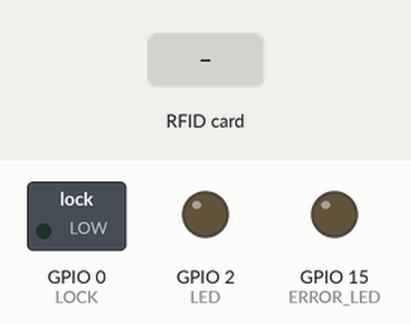
Recording of a sketch running on a simulated ESP8266 (NodeMCU). Shown: switched loads named in the sketch (green lamp = pin HIGH), output pins drawn as LEDs (lit = HIGH). Inputs (shaded band) come from the test bench. WiFi joins after 1.5 s; servers stay silent unless stated; what the sketch prints to the serial monitor is not drawn.

Above: at 0.0 s.
At 3.2 s:
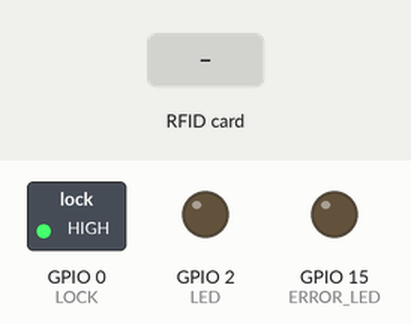
3.3 s: RFID card 5E 7A 19 C4 held to the reader
Timing chart, 0 to 6.3 s (numbered marks = the images above; inputs shaded):
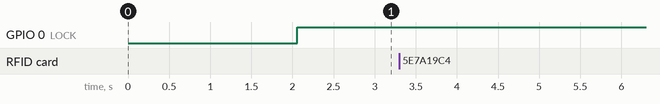

The sketch:

nodeMCU_RFID.ino
```cpp
//#include <ESP8266WiFiType.h>
//#include <WiFiClientSecureAxTLS.h>
//#include <WiFiUdp.h>
//#include <ESP8266WiFiGeneric.h>
//#include <WiFiServerSecureBearSSL.h>
#include <ESP8266WiFi.h>
//#include <CertStoreBearSSL.h>
//#include <WiFiClient.h>
//#include <WiFiServerSecure.h>
//#include <WiFiClientSecure.h>
//#include <ESP8266WiFiSTA.h>
//#include <WiFiServerSecureAxTLS.h>
//#include <WiFiClientSecureBearSSL.h>
//#include <WiFiServer.h>
//#include <ESP8266WiFiScan.h>
//#include <ESP8266WiFiMulti.h>
//#include <ESP8266WiFiAP.h>
#include <ESP8266HTTPClient.h>
//#include <ArduinoJson.h>

#include <SPI.h>
#include <MFRC522.h>

#define RST_PIN         5          // Configurable, see typical pin layout above
#define SS_PIN          4         // Configurable, see typical pin layout above

MFRC522 mfrc522(SS_PIN, RST_PIN);  // Create MFRC522 instance

const char* ssid = "ruyteador";
const char* password = "ruyteador";

const String lockid = "1";
//const String rfid = "14";

const String unlock_url = "smartlock/unlock";
//const String server_address = "http://192.168.43.221:8000/";
//const String server_address = "http://192.168.0.110:8000/";
const String server_address = "http://192.168.43.45:8000/";

const int LOCK = 0;
const int LED = 2;
const int ERROR_LED = 15;
const int BUTTON = 16;

void setup () {
  pinMode(BUTTON, INPUT_PULLUP);
  pinMode(LED, OUTPUT);
  pinMode(ERROR_LED, OUTPUT);
  pinMode(LOCK, OUTPUT);

  Serial.begin(115200);

while (!Serial) {
      delay(1000);
// Do nothing if no serial port is opened (added for Arduinos based on ATMEGA32U4)
}
  SPI.begin();      // Init SPI bus
  mfrc522.PCD_Init();   // Init MFRC522
  delay(4);       // Optional delay. Some board do need more time after init to be ready, see Readme
  mfrc522.PCD_DumpVersionToSerial();  // Show details of PCD - MFRC522 Card Reader details


  WiFi.begin(ssid, password);
  while (WiFi.status() != WL_CONNECTED) {
    delay(1000);
    Serial.print("Connecting..");
  }

}

void loop() {
  Serial.print("Loop starting..");

  digitalWrite(BUTTON, LOW);
  digitalWrite(ERROR_LED, LOW);
  digitalWrite(LED, LOW);
  digitalWrite(LOCK, HIGH);

  if ( ! mfrc522.PICC_IsNewCardPresent()) {
        delay(1000);

    return;
  }

  // Select one of the cards
  if ( ! mfrc522.PICC_ReadCardSerial()) {
        delay(1000);

    return;
  }

//  Serial.print(F("Card UID:"));
  String rfid= "";
  Serial.println();

  byte letter;
  for (byte i = 0; i < mfrc522.uid.size; i++) {
//     Serial.print(mfrc522.uid.uidByte[i] < 0x10 ? " 0" : " ");
//     Serial.print(mfrc522.uid.uidByte[i], HEX);
//     content.concat(String(mfrc522.uid.uidByte[i] < 0x10 ? " 0" : " "));
     rfid.concat(String(mfrc522.uid.uidByte[i], HEX));
  }
  rfid = rfid.substring(0);

  Serial.println("RFID: " + rfid);

  if (WiFi.status() == WL_CONNECTED) {
    HTTPClient http;
    http.begin(server_address + unlock_url);
    Serial.print("Connected..");

//    while (digitalRead(BUTTON) != HIGH) {
//      delay(1);
//    }

    const char* headerNames[] = { "Set-Cookie" };
    http.collectHeaders(headerNames, sizeof(headerNames)/sizeof(headerNames[0]));

    int httpCode = http.GET();

    if (httpCode > 0) {
       String headers = "";

       if (http.hasHeader("Set-Cookie")) {
          headers = http.header("Set-Cookie");
       }

      String response = http.getString();

      int value_index1 = headers.indexOf("csrftoken=");
      String value_string1 = headers.substring(value_index1);
      String csrf_token1 = value_string1.substring(10, value_string1.indexOf(";"));

      int value_index2 = response.indexOf("value=\"");
      String value_string2 = response.substring(value_index2);
      String csrf_token2 = value_string2.substring(7, value_string2.indexOf("\">"));

      http.end();
      http.begin(server_address + unlock_url);

      http.addHeader("Content-Type", "application/x-www-form-urlencoded");
      http.addHeader("Cookie", "csrftoken=" + csrf_token1);

      String postData = "csrfmiddlewaretoken="+ csrf_token2 + "&lockid=" + lockid + "&rfid=" + rfid;

      httpCode = http.POST(postData);

      String payload = http.getString();
      Serial.println(payload);
      if (payload == "request accepted, open") {
          digitalWrite(LED, HIGH);
          digitalWrite(LOCK, LOW);
          delay(1000);
      } else if (payload == "request denied") {
          digitalWrite(ERROR_LED, HIGH);
          delay(1000);
      }
    }
    http.end();
  }

}
```

Measured:
- after the input at 3.3 s, every drawn part: stays the same
